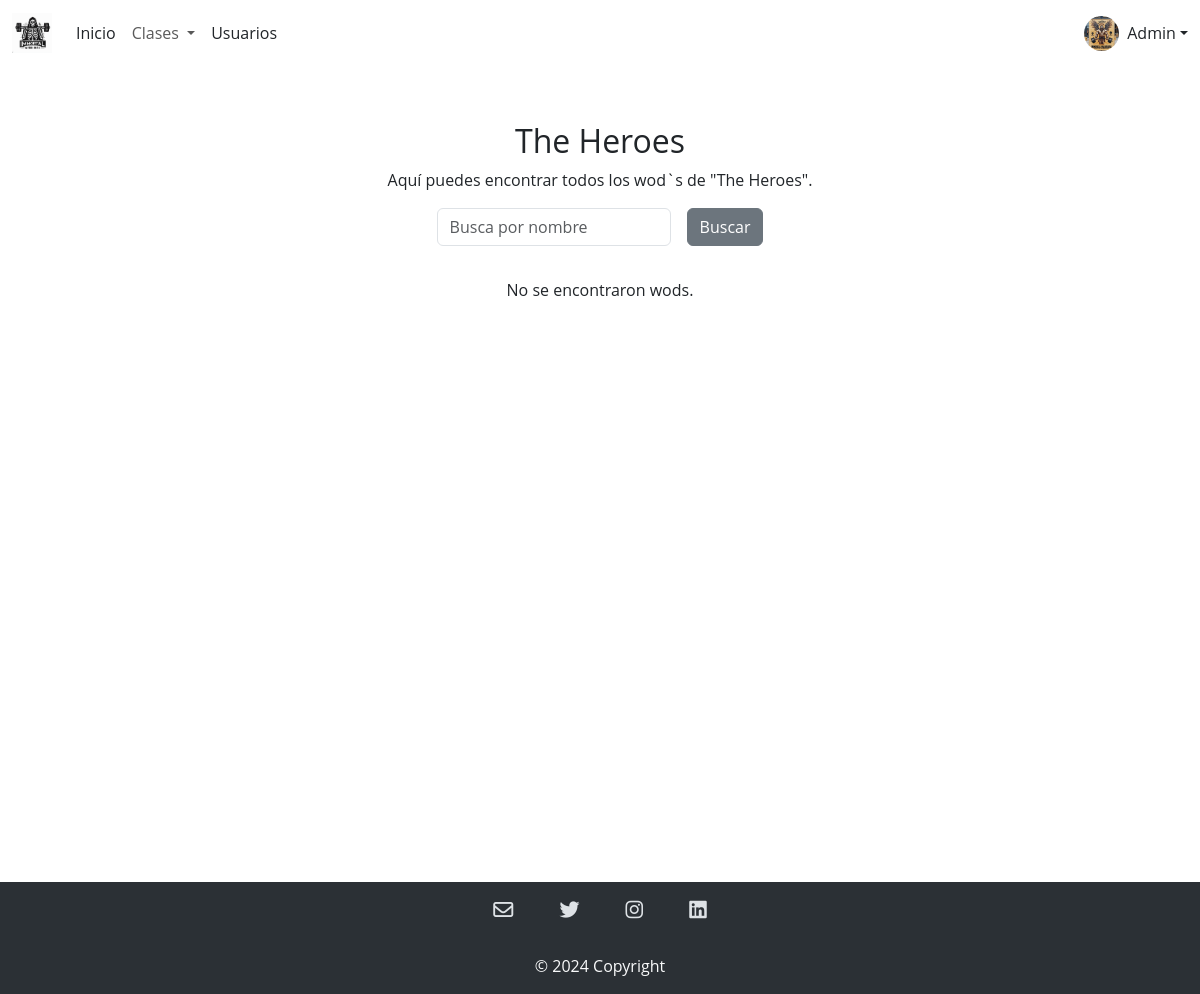
Before: /admin/theGirls.php with the older database file.
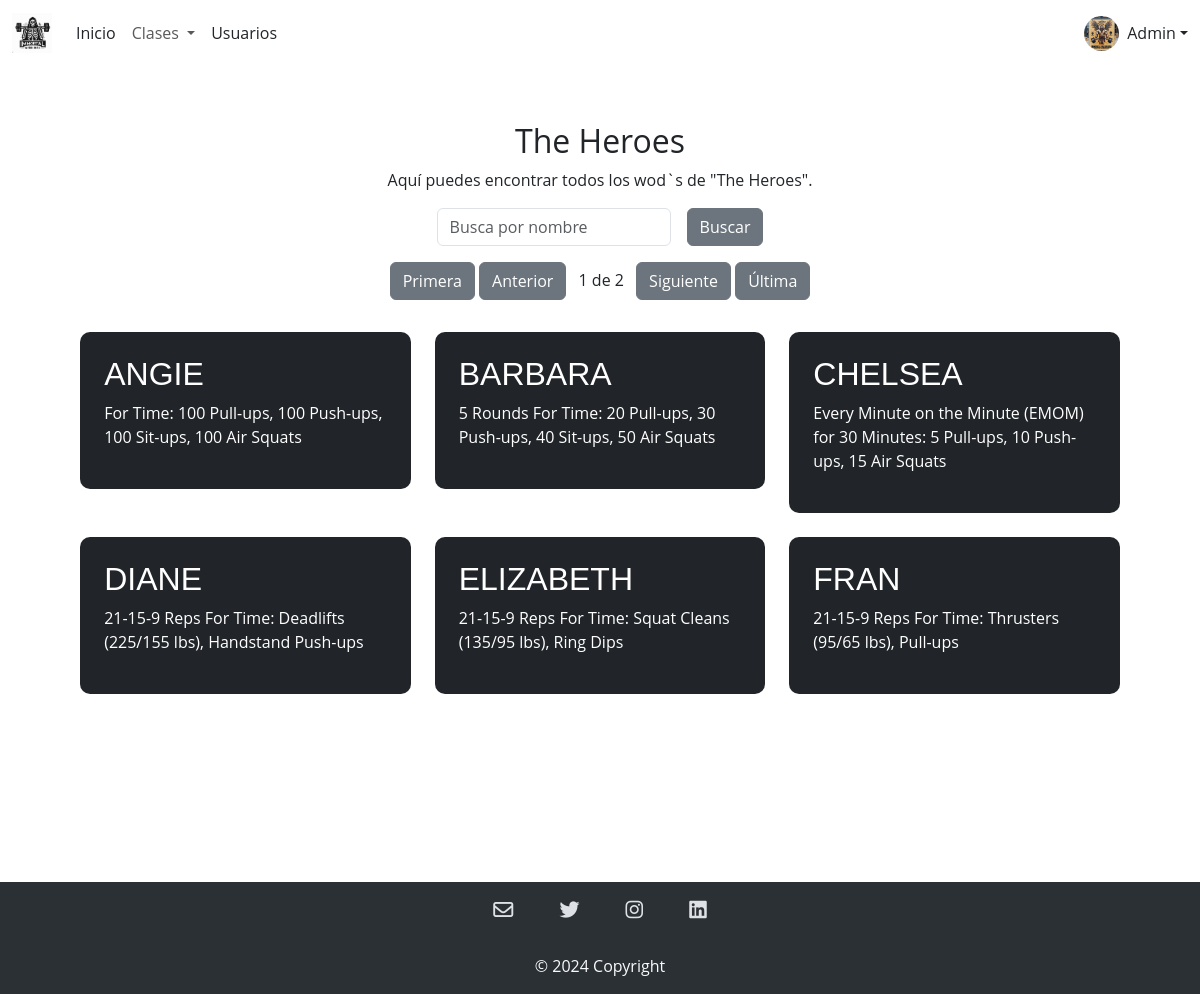
After: the same page with the newer database file.
### tables this page shows
CREATE TABLE `wods` (
  `ID_Wods` int(11) NOT NULL,
  `Nombre` varchar(255) NOT NULL,
  `Descripcion` varchar(255) NOT NULL,
  `Tipo` enum('The Girls','The Heroes','Programas','Distancias','Desafios','Qualifiers') NOT NULL
);

### admin/theGirls.php (the view, shortened to what this page needs)
<?php
include '../modulos/headerAdmin.php';
?>
<?php
include '../CRUD/conexion.php';
$resultados_por_pagina = 6;
$sql_total = "SELECT COUNT(*) as total FROM wods WHERE tipo = 'The Girls'";
$result_total = $conexion->query($sql_total);
$row_total = $result_total->fetch_assoc();
$total_resultados = $row_total['total'];
$total_paginas = ceil($total_resultados / $resultados_por_pagina);
$pagina_actual = isset($_GET['pagina']) ? $_GET['pagina'] : 1;
$inicio = ($pagina_actual - 1) * $resultados_por_pagina;
$sql_pagina = "SELECT * FROM wods WHERE tipo = 'The Girls' LIMIT $inicio, $resultados_por_pagina";
$result_pagina = $conexion->query($sql_pagina);
?>
<section class="general bg-white my-2">
    <div class="container mt-5">
        <h2 class="text-center">The Heroes</h2>
        <div class="text-center">
            <p>Aquí puedes encontrar todos los wod`s de "The Heroes".</p>
        </div>
        <div id="data-table-basic_filter" class="d-flex justify-content-center gap-3">
            <label class="text-center">
                <input type="search" class="form-control" id="inputBusqueda" placeholder="Busca por nombre" aria-controls="data-table-basic">
            </label>
            <button class="btn btn-secondary ml-3">Buscar</button>
        </div>
        <div id="pagination" class="text-center m-3 ">
            <?php if ($total_paginas > 1) : ?>
                <a href="?pagina=1" class="btn btn-secondary">Primera</a>
                <a href="?pagina=<?php echo $pagina_actual > 1 ? $pagina_actual - 1 : 1; ?>" class="btn btn-secondary">Anterior</a>
                <span class="mx-2"><?php echo $pagina_actual; ?> de <?php echo $total_paginas; ?></span>
                <a href="?pagina=<?php echo $pagina_actual < $total_paginas ? $pagina_actual + 1 : $total_paginas; ?>" class="btn btn-secondary">Siguiente</a>
                <a href="?pagina=<?php echo $total_paginas; ?>" class="btn btn-secondary">Última</a>
            <?php endif; ?>
        </div>
        <div class="row p-3" id="wodContainer">
            <?php
            if ($result_pagina->num_rows > 0) {
                while ($wod = $result_pagina->fetch_assoc()) {
            ?>
                    <div class="cuadro-wod col-md-6 col-lg-4  mb-4">
                        <div class="p-4 bg-dark">
                            <h4 class="titulo-wods"><?php echo $wod['Nombre']; ?></h4>
                            <p><?php echo $wod['Descripcion']; ?></p>
                        </div>
                    </div>
            <?php
                }
            } else {
                echo "No se encontraron wods.";
            }
            ?>
        </div>
    </div>
</section>
<?php
include '../modulos/footer.php';
?>

Changed rows visible on the page:
added wods: Nombre "ANGIE", Descripcion "For Time: 100 Pull-ups, 100 Push-ups, 100 Sit-ups, 100 Air Squats"
added wods: Nombre "BARBARA", Descripcion "5 Rounds For Time: 20 Pull-ups, 30 Push-ups, 40 Sit-ups, 50 Air Squats"
added wods: Nombre "CHELSEA", Descripcion "Every Minute on the Minute (EMOM) for 30 Minutes: 5 Pull-ups, 10 Push-ups, 15 Air Squats"
added wods: Nombre "DIANE", Descripcion "21-15-9 Reps For Time: Deadlifts (225/155 lbs), Handstand Push-ups"
added wods: Nombre "ELIZABETH", Descripcion "21-15-9 Reps For Time: Squat Cleans (135/95 lbs), Ring Dips"
added wods: Nombre "FRAN", Descripcion "21-15-9 Reps For Time: Thrusters (95/65 lbs), Pull-ups"
Other visible differences:
$pagina_actual: (not shown) → "1"
$total_paginas: (not shown) → "2"
text no longer shown: "No se encontraron wods."
text now shown: "Primera Anterior de Siguiente Última"
